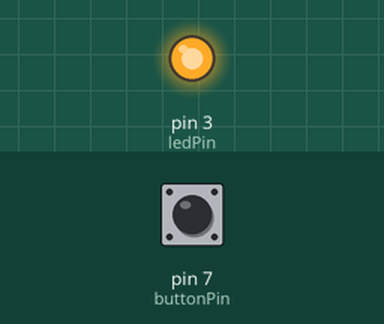
Simulated run of this sketch. Board: Arduino Uno, built with avr-gcc and run on an emulated ATmega328P. Shown: output pins drawn as LEDs (lit = HIGH). Dashed ring = blinking. Inputs (shaded band) come from the test bench; at power-on: pin 7 (buttonPin) HIGH.

Above: at 1.2 s.
1.3 s: pin 7 (buttonPin) pulled LOW for 0.15 s
At 3.0 s:
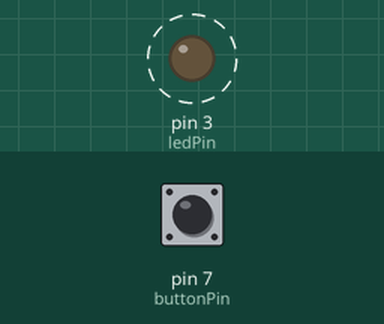
Timing chart, 0 to 10.4 s (numbered marks = the images above; inputs shaded):
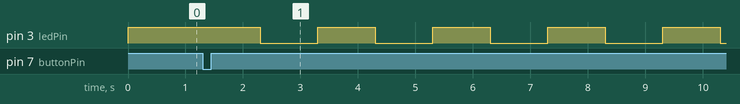

Measured:
- after the input at 1.3 s, pin 3 (ledPin): alternates HIGH for 1.0 s and LOW for 1.0 s, starting after 1.0 s

The sketch:

HW3_2.ino
```cpp
const int buttonPin = 7;
const int ledPin = 3;

int mode = 0;                // 0: 恆亮, 1: 慢閃, 2: 中閃, 3: 快閃
int lastButtonState = HIGH;
bool ledState = false;

unsigned long previousMillis = 0;   // 用於非阻塞閃爍
unsigned long interval = 0;         // 閃爍間隔時間
unsigned long lastDebounceTime = 0;
const unsigned long debounceDelay = 200;

void setup() {
  pinMode(buttonPin, INPUT_PULLUP);
  pinMode(ledPin, OUTPUT);
}

void loop() {
  int buttonState = digitalRead(buttonPin);

  // --- 按鈕去抖動 + 切換模式 ---
  if (buttonState == LOW && lastButtonState == HIGH && millis() - lastDebounceTime > debounceDelay) {
    mode = (mode + 1) % 4; // 四種模式循環
    lastDebounceTime = millis();
  }
  lastButtonState = buttonState;

  // --- 根據模式設定行為 ---
  switch (mode) {
    case 0: // 恆亮
      digitalWrite(ledPin, HIGH);
      break;

    case 1: // 慢閃
      interval = 1000; // 1秒
      blinkLED();
      break;

    case 2: // 中速閃
      interval = 500; // 0.5秒
      blinkLED();
      break;

    case 3: // 快閃
      interval = 200; // 0.2秒
      blinkLED();
      break;
  }
}

// --- 閃爍函式（非阻塞） ---
void blinkLED() {
  unsigned long currentMillis = millis();

  if (currentMillis - previousMillis >= interval) {
    previousMillis = currentMillis;
    ledState = !ledState;
    digitalWrite(ledPin, ledState ? HIGH : LOW);
  }
}
```
